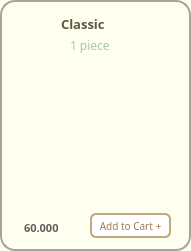
       <widget class="QFrame" name="frame_croisclassic">
        <property name="geometry">
         <rect>
          <x>470</x>
          <y>9</y>
          <width>191</width>
          <height>251</height>
         </rect>
        </property>
        <property name="styleSheet">
         <string notr="true">background-color:#FFFFF0;
border-radius: 15px; 
border: 2px solid #A8A29E ;</string>
        </property>
        <property name="frameShape">
         <enum>QFrame::StyledPanel</enum>
        </property>
        <property name="frameShadow">
         <enum>QFrame::Raised</enum>
        </property>
        <widget class="QLabel" name="label_classic">
         <property name="geometry">
          <rect>
           <x>61</x>
           <y>14</y>
           <width>71</width>
           <height>20</height>
          </rect>
         </property>
         <property name="font">
          <font>
           <family>Mongolian Baiti</family>
           <pointsize>10</pointsize>
           <weight>75</weight>
           <bold>true</bold>
          </font>
         </property>
         <property name="styleSheet">
          <string notr="true">border-radius: 0px;
border:0px solid;
color:#5A5A42</string>
         </property>
         <property name="text">
          <string>Classic</string>
         </property>
        </widget>
        <widget class="QLabel" name="label_classic_size">
         <property name="geometry">
          <rect>
           <x>70</x>
           <y>37</y>
           <width>51</width>
           <height>16</height>
          </rect>
         </property>
         <property name="font">
          <font>
           <family>Mongolian Baiti</family>
           <pointsize>9</pointsize>
          </font>
         </property>
         <property name="styleSheet">
          <string notr="true">color: #A7C7A7;
border:0px</string>
         </property>
         <property name="text">
          <string>1 piece</string>
         </property>
        </widget>
        <widget class="QLabel" name="label_crois_classic">
         <property name="geometry">
          <rect>
           <x>0</x>
           <y>49</y>
           <width>191</width>
           <height>181</height>
          </rect>
         </property>
         <property name="sizePolicy">
          <sizepolicy hsizetype="Fixed" vsizetype="Ignored">
           <horstretch>0</horstretch>
           <verstretch>0</verstretch>
          </sizepolicy>
         </property>
         <property name="styleSheet">
          <string notr="true">border:0px;
background-color: transparent;</string>
         </property>
         <property name="text">
          <string/>
         </property>
         <property name="pixmap">
          <pixmap>../images/image-removebg-preview (25).png</pixmap>
         </property>
         <property name="scaledContents">
          <bool>true</bool>
         </property>
        </widget>
        <widget class="QPushButton" name="pushButton_add_classic">
         <property name="geometry">
          <rect>
           <x>90</x>
           <y>213</y>
           <width>81</width>
           <height>25</height>
          </rect>
         </property>
         <property name="maximumSize">
          <size>
           <width>16777207</width>
           <height>16777215</height>
          </size>
         </property>
         <property name="font">
          <font>
           <family>Mongolian Baiti</family>
           <pointsize>-1</pointsize>
          </font>
         </property>
         <property name="styleSheet">
          <string notr="true">QPushButton {
    background-color: white;
    color: #A37B50;
    border: 2px solid #C2A87E;
    border-radius: 6px;
    padding: 4px 5px;
    font-size: 10px;
}

QPushButton:hover {
    background-color: #F7F3EF;
}

QPushButton:pressed {
    background-color: #E6D5C3;
}
</string>
         </property>
         <property name="text">
          <string>Add to Cart +</string>
         </property>
        </widget>
        <widget class="QLabel" name="label_classic_price">
         <property name="geometry">
          <rect>
           <x>24</x>
           <y>220</y>
           <width>61</width>
           <height>16</height>
          </rect>
         </property>
         <property name="font">
          <font>
           <family>Mongolian Baiti</family>
           <pointsize>8</pointsize>
           <weight>75</weight>
           <bold>true</bold>
          </font>
         </property>
         <property name="styleSheet">
          <string notr="true">border:0px;
color: rgb(98, 94, 92);
</string>
         </property>
         <property name="text">
          <string>60.000</string>
         </property>
        </widget>
       </widget>
